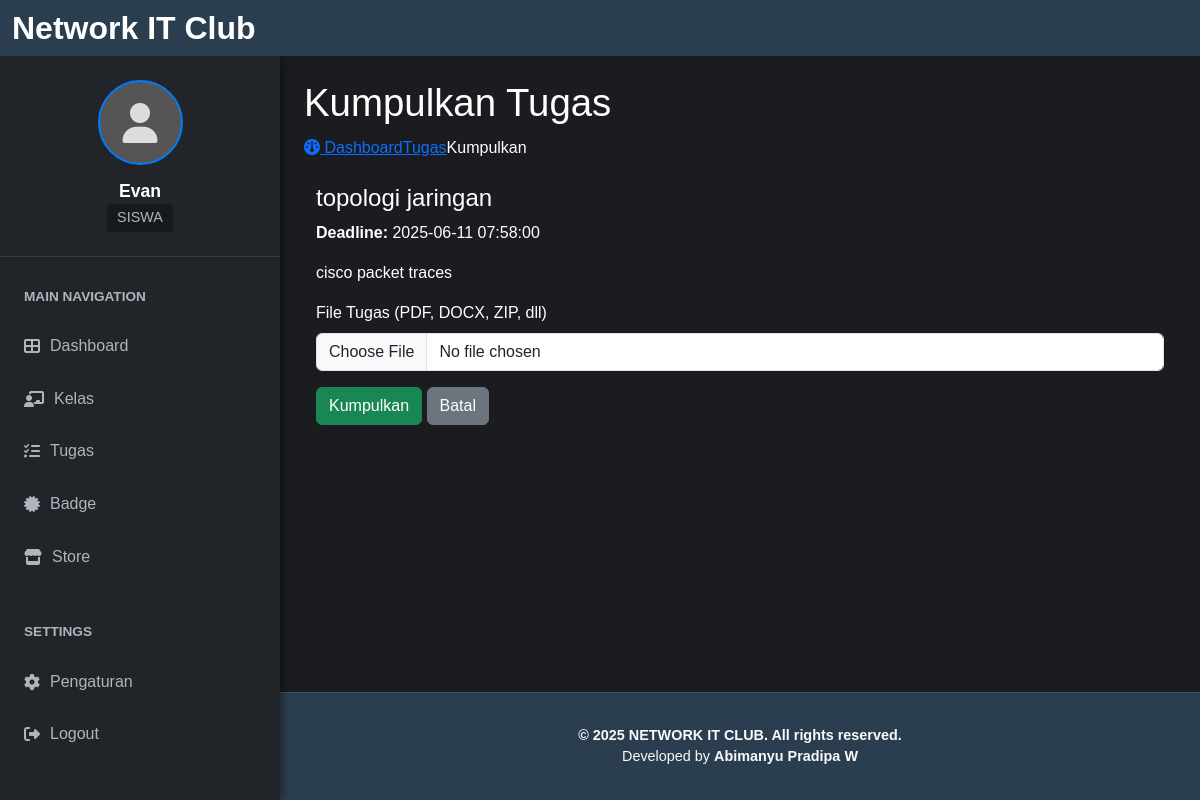
Screenshot of /dashboard/tugas_siswa/submit.php?id=1 (signed in) with the database file from the repository.
### tables this page shows
CREATE TABLE `assignments` (
  `id` int(11) NOT NULL,
  `title` varchar(255) NOT NULL,
  `description` text DEFAULT NULL,
  `kelas_id` int(11) DEFAULT NULL,
  `deadline` datetime DEFAULT NULL,
  `created_by` int(11) DEFAULT NULL,
  `created_at` timestamp NOT NULL DEFAULT current_timestamp()
);

### dashboard/tugas_siswa/submit.php (the view, shortened to what this page needs)
<?php
require_once '../../includes/inc_koneksi.php';
require_once '../dashboard_header.php';
$assignment_id = (int)$_GET['id'];
$assignment = mysqli_fetch_assoc(mysqli_query($koneksi, "SELECT * FROM assignments WHERE id = $assignment_id"));
?>
<div class="content-wrapper mb-5">
    <section class="content-header">
        <h1>Kumpulkan Tugas</h1>
        <ol class="breadcrumb">
            <li><a href="../../index.php"><i class="fa fa-dashboard"></i> Dashboard</a></li>
            <li><a href="index.php">Tugas</a></li>
            <li class="active">Kumpulkan</li>
        </ol>
    </section>
    <div class="container mt-4">
        <h4><?= htmlspecialchars($assignment['title']) ?></h4>
        <p><strong>Deadline:</strong> <?= htmlspecialchars($assignment['deadline']) ?></p>
        <p><?= nl2br(htmlspecialchars($assignment['description'])) ?></p>
        <form method="POST" enctype="multipart/form-data">
            <div class="mb-3">
                <label for="file" class="form-label">File Tugas (PDF, DOCX, ZIP, dll)</label>
                <input type="file" class="form-control" name="file" id="file" required>
            </div>
            <button type="submit" class="btn btn-success">Kumpulkan</button>
            <a href="index.php" class="btn btn-secondary">Batal</a>
        </form>
    </div>
</div>
<?php require_once '../dashboard_footer.php'; ?>

### css/dashboard.css (style rules this page uses)
:root { --sidebar-width: 280px; --navbar-height: 56px; --footer-height: 60px; --header-bg: #2b3e50; --sidebar-bg: #212529; --main-content-bg: #1a1c20; --text-color: #ffffff; --accent-color: #007bff; --muted-text: #adb5bd; --navbar-brand-desktop-size: 2rem; --navbar-brand-tablet-size: 1.5rem; --navbar-brand-mobile-size: 1.25rem; --profile-name-desktop-size: 1.1rem; --profile-name-tablet-size: 1rem; --profile-name-mobile-size: 0.9rem; --profile-role-desktop-size: 0.9rem; --profile-role-tablet-size: 0.8rem; --profile-role-mobile-size: 0.7rem; --sidebar-heading-desktop-size: 0.85rem; --sidebar-heading-tablet-size: 0.75rem; --sidebar-heading-mobile-size: 0.65rem; --list-item-desktop-size: 1rem; --list-item-tablet-size: 0.9rem; --list-item-mobile-size: 0.8rem; --card-icon-desktop-size: 5rem; --card-icon-mobile-size: 4.5rem; }
body { background-color: var(--main-content-bg); color: var(--text-color); font-family: "Segoe UI", Tahoma, Geneva, Verdana, sans-serif; margin: 0; min-height: 100vh; display: flex; flex-direction: column; }

### dashboard/css/class.css (style rules this page uses)
:root { --blue: #2a33bf; --white: #ffffff; --black: #000000; --bg: #121212; }
body { background-color: var(--bg); color: var(--white); font-family: Arial, sans-serif; text-decoration: none; }

### dashboard/css/material.css (style rules this page uses)
h1 { font-size: 2.4rem; margin-bottom: 10px; color: #fefefe; }

### rows the page displays
assignments: title "topologi jaringan", deadline "2025-06-11 07:58:00", description "cisco packet traces"

### other values shown
$logged_in_username "Evan"
$logged_in_role "SISWA"
$text "Dashboard"
$text "Kelas"
$text "Tugas"
$text "Badge"
$text "Store"
